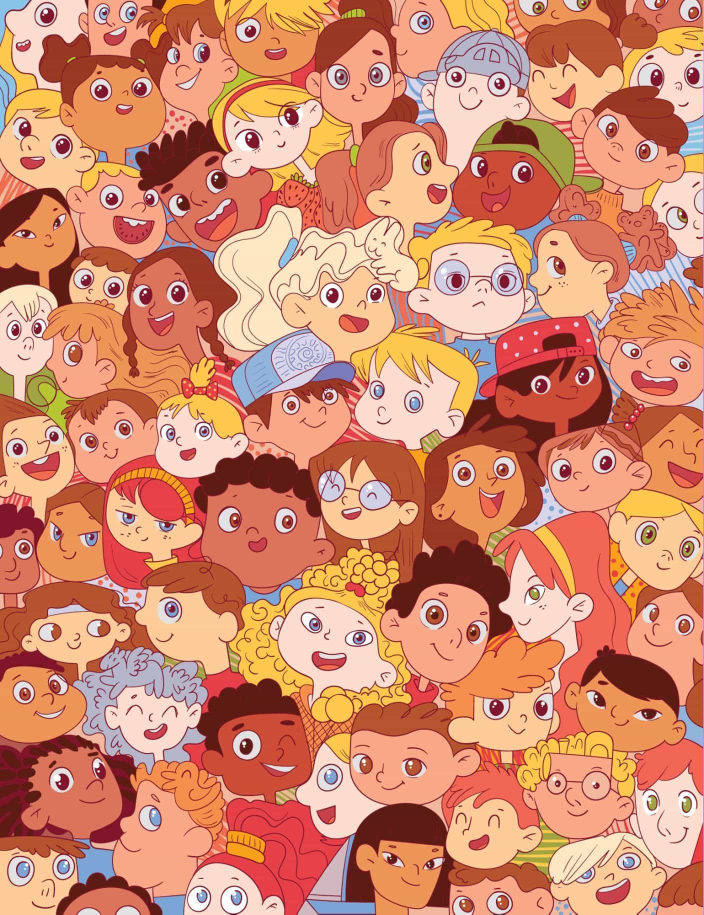
#> input picture finding.jpg, 1407 x 1829 px (shown at 1/2 size)
$ python finding.py
#> lines starting #> are read from the running program, lines starting #| are printed output that depends on the picture; after the words box and inside, x2 and y2 are one past the last pixel; in counts of white or black regions, pixels touching at a corner belong together

import cv2
import numpy as np
img = cv2.imread('finding.jpg')
#> img is the input picture: shape (1829, 1407, 3); mean B, G, R 110.7, 138.9, 210.7
patch = cv2.imread('13.png')
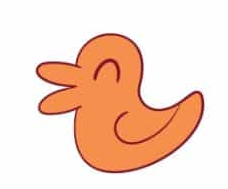
#> input picture 13.png, 228 x 189 px
#> patch is the input picture: shape (189, 228, 3); mean B, G, R 198, 214.8, 245.8
threshold = 1


(h, w, d) = img.shape
#> h = 1829; w = 1407; d = 3
r = 500 / w
#> r = 0.355
dim = (500, int(h * r))
#> dim = (500, 649)


mask = patch.copy()

(ho, wo, do) = patch.shape
#> ho = 189; wo = 228; do = 3
for h in range(ho):
    for w in range(wo):
        black = 1
        for d in range(do):
            mask[h][w][d] = (255 - patch[h][w][d])
            if mask[h][w][d] < 255 /100 * threshold :
                black = 0
        if black == 0:
            for d in range(do):
                mask[h][w][d] = 0
        else:
            for d in range(do):
                mask[h][w][d] = 255
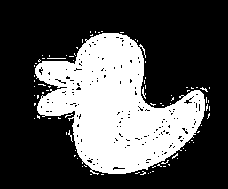
#> mask: shape (189, 228, 3); 31.8% white; 87 white regions (85 under 20 px), largest, box (x1, y1, x2, y2) and area: (35, 33, 205, 175) 13358, (142, 87, 146, 99) 21

cv2.imshow('mask', mask)

result = cv2.matchTemplate(img, patch, cv2.TM_CCORR_NORMED,None,mask)
cv2.imshow('result', cv2.resize(result,dim))
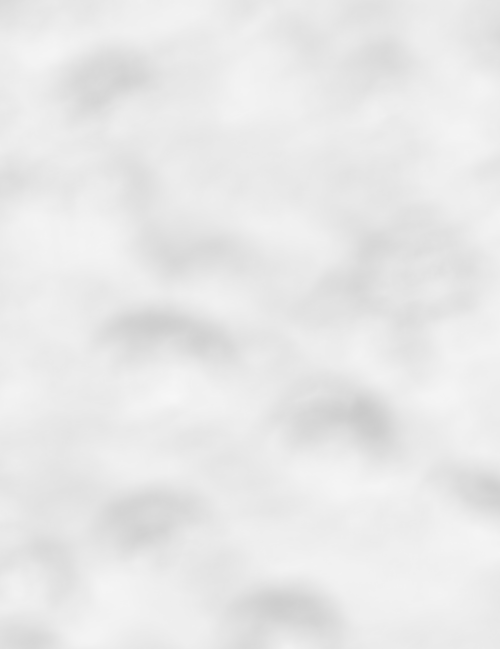
#> window 'result': shape (649, 500) float32; min 0.795, max 0.967, mean 0.913
cv2.normalize( result, result, 0, 1, cv2.NORM_MINMAX, -1 )
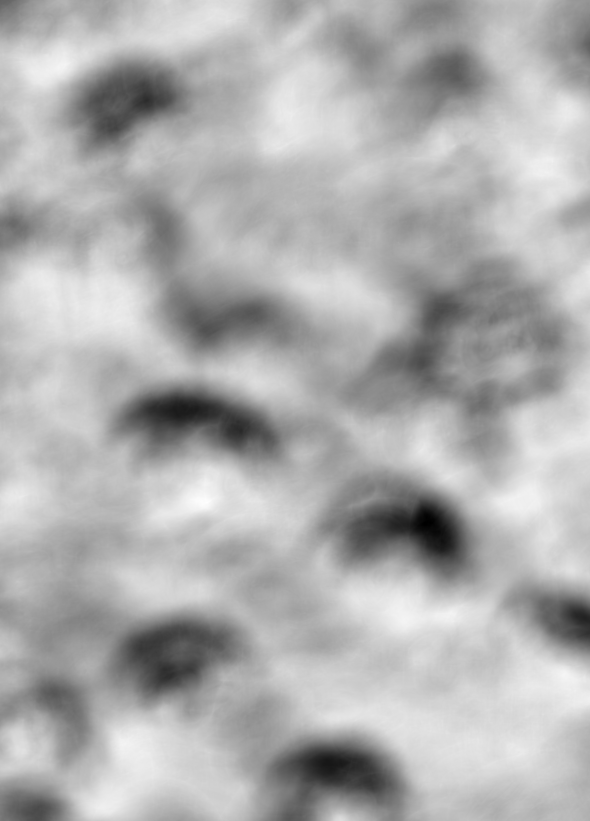
#> result: shape (1641, 1180) float32 (shown at 1/2 size); min -7.68e-08, max 1, mean 0.686; drawn with min black and max white

_minVal, _maxVal, minLoc, maxLoc = cv2.minMaxLoc(result, None)
#> minLoc = (851, 1047); maxLoc = (413, 1004)

matchLoc = maxLoc
#> matchLoc = (413, 1004)
img_display = img.copy()
cv2.rectangle(img_display, matchLoc, (matchLoc[0] + patch.shape[1], matchLoc[1] + patch.shape[0]), (0,0,0),2)
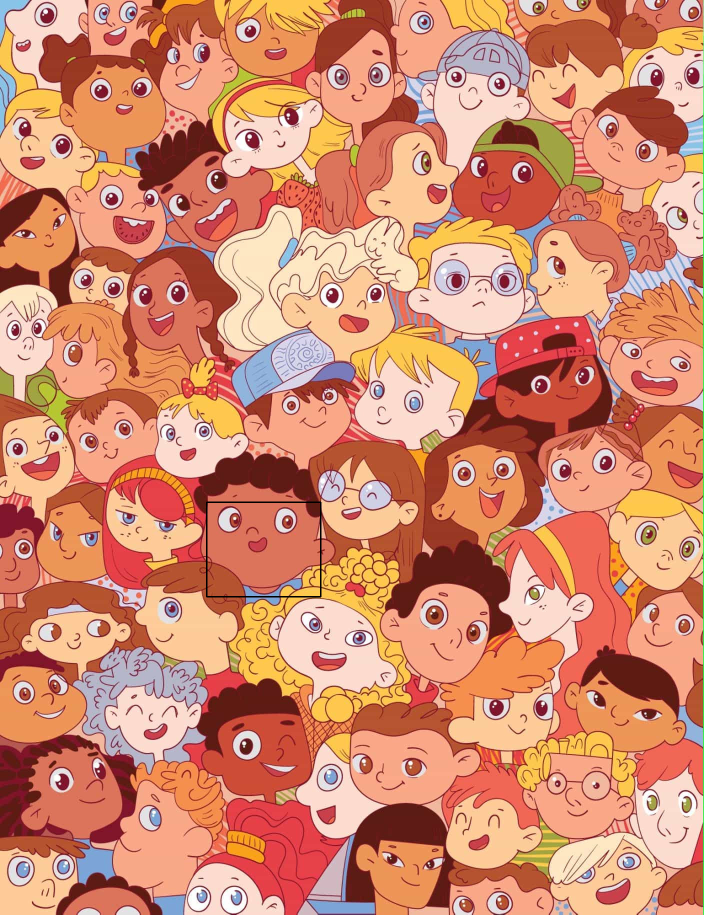
#> img_display: shape (1829, 1407, 3) (shown at 1/2 size); 0.1% of pixels changed, all inside (x1, y1, x2, y2) = (412, 1003, 643, 1195)
cv2.rectangle(result, matchLoc, (matchLoc[0] + patch.shape[1], matchLoc[1] + patch.shape[0]), (0,0,0),2 )
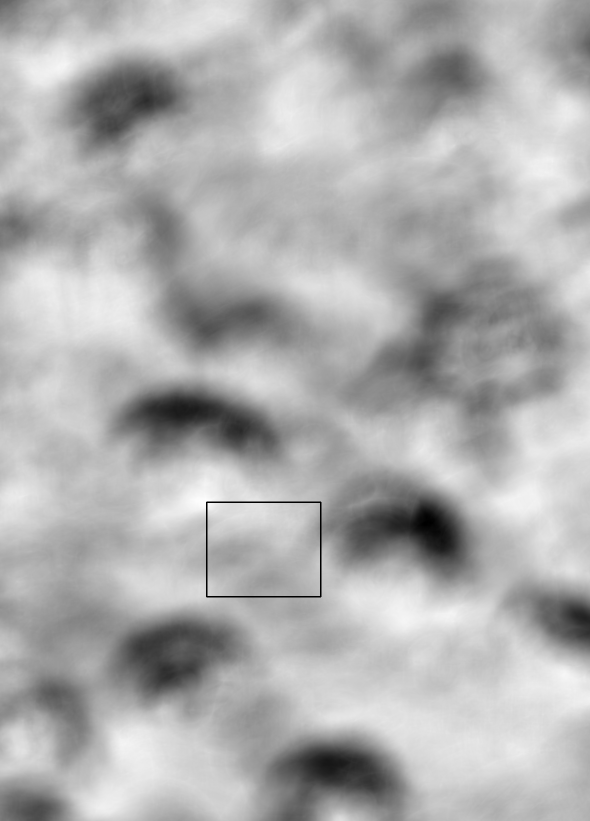
#> result: shape (1641, 1180) float32 (shown at 1/2 size); 0.13% of pixels changed, all inside (x1, y1, x2, y2) = (412, 1003, 643, 1195); drawn with min black and max white

resized = cv2.resize(img_display, dim)
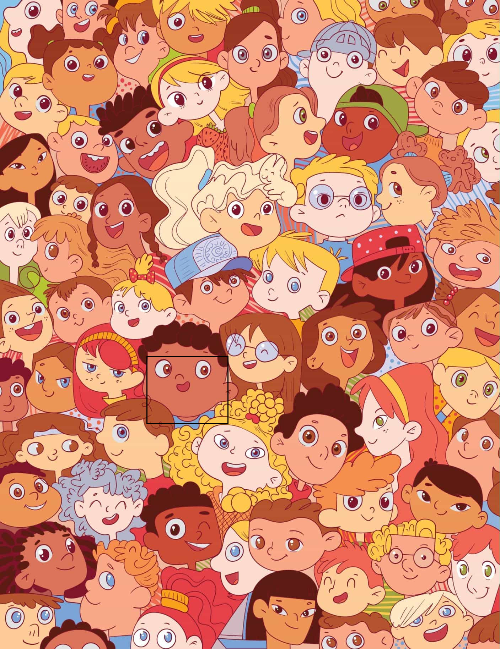
#> resized: shape (649, 500, 3); mean B, G, R 110.6, 138.7, 210.5
cv2.imshow('Display image', resized)

cv2.waitKey(0)
